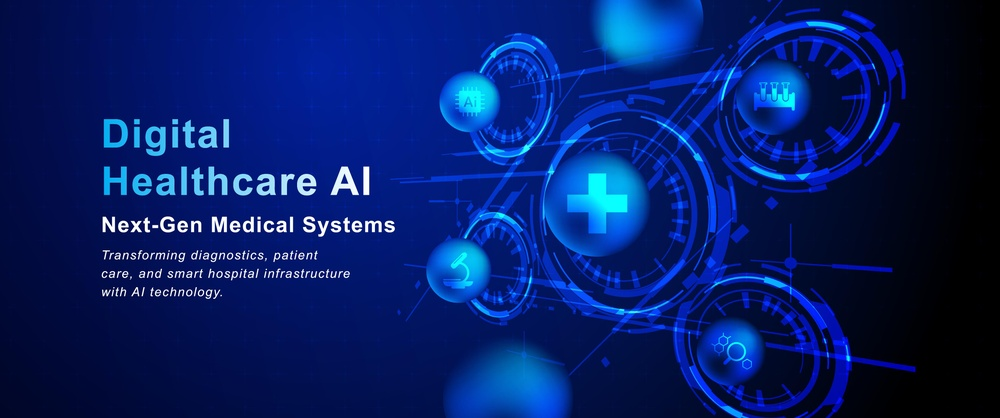
#> input picture frontend/assets/hero.jpg, 1000 x 418 px, shrunk from 4780 x 2000 before the run; its folder holds 8 pictures in this run
$ python images.py
#> lines starting #> are read from the running program, lines starting #| are printed output that depends on the picture
from pathlib import Path
from PIL import Image


# Get assets folder path
ASSETS_PATH = Path(__file__).parent.parent / "assets"


def get_image(image_name):

    image_path = ASSETS_PATH / image_name

    if image_path.exists():
        return Image.open(image_path)

    return None


# Images mapping

LOGO = get_image("logo.png")

HERO = get_image("hero.jpg")
#> call 2 of get_image, with image_name = 'hero.jpg'
#> in get_image, returned value is the input picture: PIL image 1000x418 RGB; mean R, G, B 5.3, 30.4, 104

HOSPITAL = get_image("hospital_bg.jpg")
#> call 3 of get_image, with image_name = 'hospital_bg.jpg'
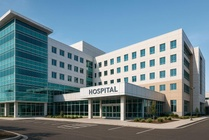
#> input picture frontend/assets/hospital_bg.jpg, 209 x 140 px, shrunk from 1000 x 667 before the run
#> in get_image, returned value is the input picture: PIL image 209x140 RGB; mean R, G, B 107.4, 129.6, 139

DOCTOR = get_image("doctor.png")
#> call 4 of get_image, with image_name = 'doctor.png'
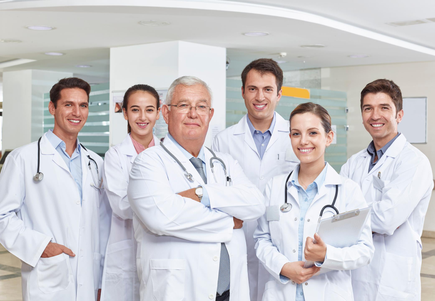
#> input picture frontend/assets/doctor.png, 435 x 301 px, shrunk from 2081 x 1441 before the run
#> in get_image, returned value is the input picture: PIL image 435x301 RGB; mean R, G, B 204.4, 201.9, 204.3

REPORT = get_image("report.jpg")

CHATBOT = get_image("chatbot.jpg")
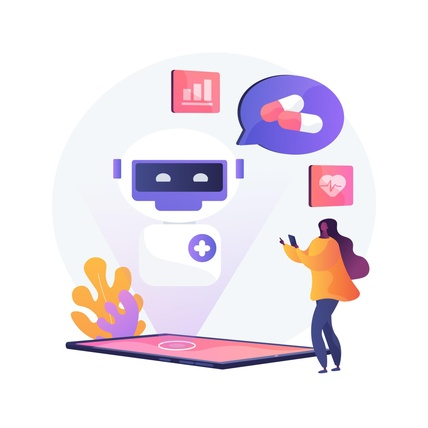
#> input picture frontend/assets/chatbot.jpg, 428 x 428 px, shrunk from 2048 x 2048 before the run
#> in get_image, returned value is the input picture: PIL image 428x428 RGB; mean R, G, B 237.4, 229.3, 237.2

EMERGENCY = get_image("emergency.jpg")

INSURANCE = get_image("insurance.jpg")

APPOINTMENT = get_image("appointment.jpg")

DASHBOARD = get_image("dashboard_banner.jpg")
